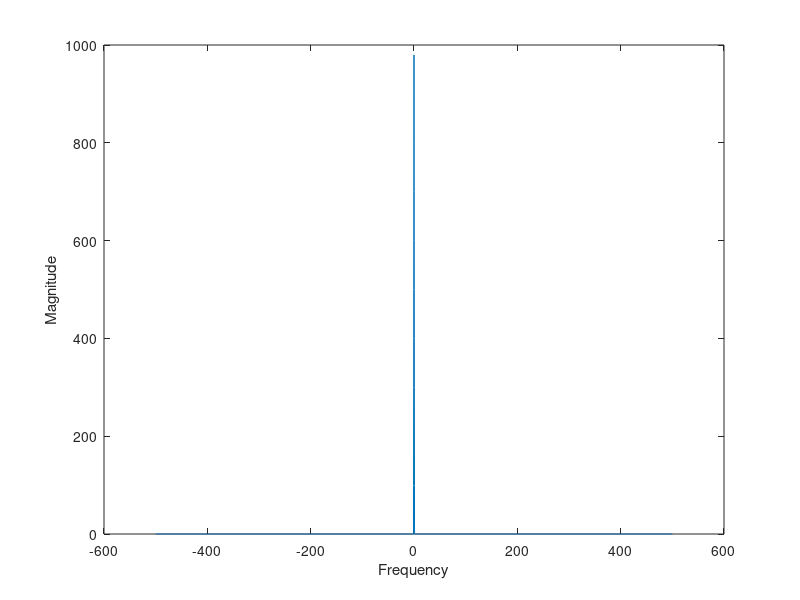

Recreate this plot in MATLAB.
clc;
close all;
clear all;
fs=1000;
ts=1/fs;
t=-5:ts:5;
x=sinc(t).^2;
X=fftshift(fft(x));
f=-fs/2:fs/(length(X)-1):fs/2;
plot(f,abs(X));
ylabel('Magnitude');
xlabel('Frequency');


